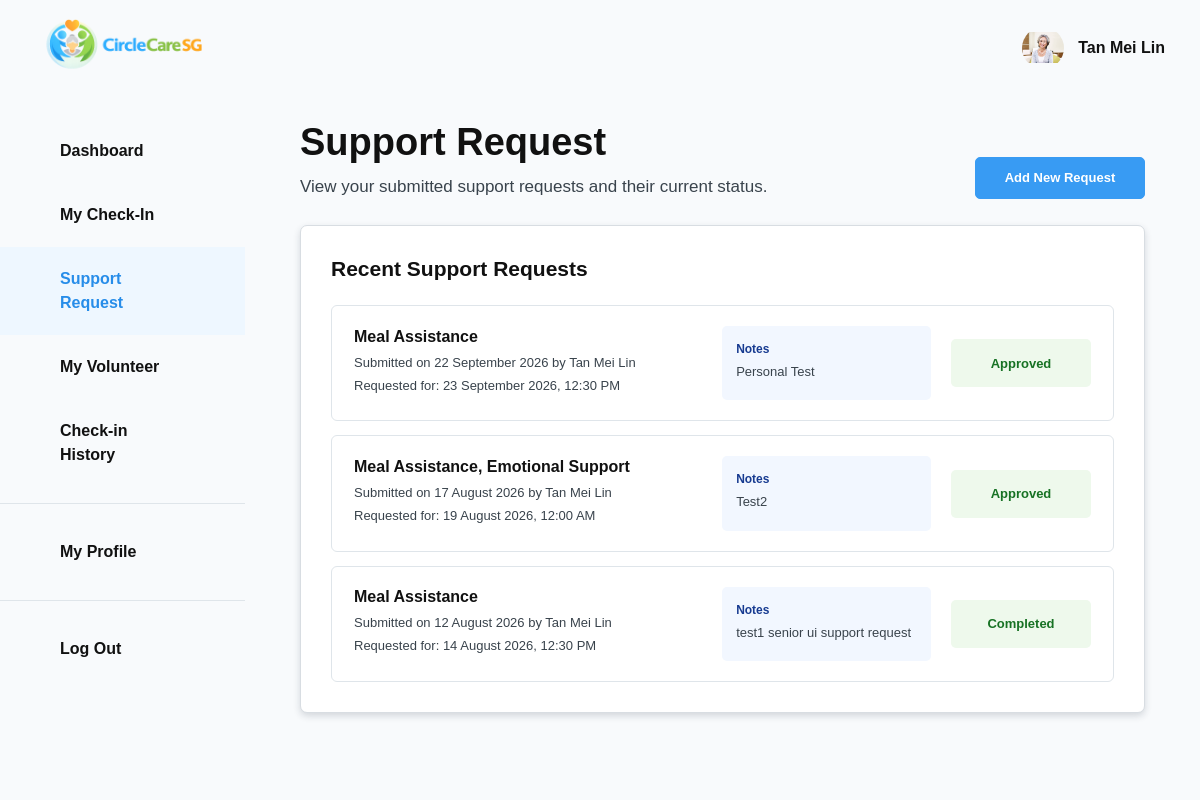
Page /senior/support-requests/ (signed in) on the committed database.
### accounts/models.py (models this page shows, shortened)
class AppUser(models.Model):
    ACCOUNT_TYPE_CHOICES = [
        ("senior", "Senior"),
        ("guardian", "Guardian"),
        ("volunteer", "Volunteer"),
        ("admin", "Admin"),
    ]
    user = models.OneToOneField(
        User,
        on_delete=models.CASCADE,
        related_name="app_profile",
    )
    account_type = models.CharField(
        max_length=20,
        choices=ACCOUNT_TYPE_CHOICES,
    )
    full_name = models.CharField(max_length=150)
    nric_fin = models.CharField(max_length=20, unique=True)
    mobile_number = models.CharField(max_length=20)
    profile_picture = models.ImageField(
        upload_to="profile_pictures/",
        blank=True,
        null=True,
    )
    date_of_birth = models.DateField()
    created_at = models.DateTimeField(auto_now_add=True)

### seniorPortal/models.py (models this page shows, shortened)
class SupportRequest(models.Model):
    STATUS_CHOICES = [
        ("pending", "Pending"),
        ("reviewing", "Under Review"),
        ("approved", "Approved"),
        ("ongoing", "Ongoing"),
        ("completed", "Completed"),
        ("rejected", "Rejected"),
        ("cancelled", "Cancelled"),
    ]
    SUPPORT_TYPE_CHOICES = [
        ("meal", "Meal Assistance"),
        ("transport", "Transport Assistance"),
        ("emotional", "Emotional Support"),
        ("medical", "Medical Appointment Support"),
        ("other", "Other Assistance"),
    ]
    senior = models.ForeignKey(
        SeniorProfile,
        on_delete=models.CASCADE,
        related_name="support_requests",
    )
    support_types = models.JSONField(
        default=list,
    )
    other_support_details = models.CharField(
        max_length=255,
        blank=True,
    )
    requested_date = models.DateField()
    requested_time = models.TimeField()
    additional_notes = models.TextField(
        blank=True,
    )
    status = models.CharField(
        max_length=20,
        choices=STATUS_CHOICES,
        default="pending",
    )
    admin_notes = models.TextField(
        blank=True,
    )
    submitted_at = models.DateTimeField(
        auto_now_add=True,
    )
    updated_at = models.DateTimeField(
        auto_now=True,
    )
    def get_support_type_labels(self):
        labels = dict(self.SUPPORT_TYPE_CHOICES)
        return [
            labels.get(value, value)
            for value in self.support_types
        ]

### seniorPortal/views.py (the view)
@login_required(login_url="login")
def support_request_history(request):
    try:
        app_user = request.user.app_profile
    except AppUser.DoesNotExist:
        messages.error(
            request,
            "Your CircleCareSG profile could not be found.",
        )
        return redirect("home")
    if app_user.account_type != "senior":
        messages.error(
            request,
            "You do not have permission to access this page.",
        )
        return redirect("home")
    try:
        senior_profile = app_user.senior_profile
    except SeniorProfile.DoesNotExist:
        messages.error(
            request,
            "Your senior profile could not be found.",
        )
        return redirect("senior_dashboard")
    support_requests = (
        SupportRequest.objects
        .filter(senior=senior_profile)
        .order_by("-submitted_at")
    )
    return render(
        request,
        "seniorPortal/support_request_history.html",
        {
            "app_user": app_user,
            "senior_profile": senior_profile,
            "support_requests": support_requests,
        },
    )

### seniorPortal/templates/seniorPortal/support_request_history.html (shortened to what this page needs)
{% extends "seniorPortal/senior_base.html" %}
{% load static %}
{% block extra_css %}
<link
    rel="stylesheet"
    href="{% static 'seniorPortal/css/support_request.css' %}?v=20"
>
{% endblock %}
{% block content %}
<section class="support-request-page">
    <div class="support-request-heading">
        <div>
            <h1>Support Request</h1>
            <p>
                View your submitted support requests and their current status.
            </p>
        </div>
        <a
            href="{% url 'support_request_select' %}"
            class="btn add-support-button"
        >
            Add New Request
        </a>
    </div>
    <article class="support-history-card">
        <h2>Recent Support Requests</h2>
        {% if support_requests %}
            <div class="support-request-list">
                {% for support_request in support_requests %}
                    <div class="support-request-record">
                        <div class="support-request-summary">
                            <h3>
                                {% for label in support_request.get_support_type_labels %}
                                    {{ label }}{% if not forloop.last %}, {% endif %}
                                {% endfor %}
                            </h3>
                            <p>
                                Submitted on
                                {{ support_request.submitted_at|date:"j F Y" }}
                                by {{ app_user.full_name }}
                            </p>
                            <p>
                                Requested for:
                                {{ support_request.requested_date|date:"j F Y" }},
                                {{ support_request.requested_time|time:"g:i A" }}
                            </p>
                        </div>
                        <div class="support-request-notes">
                            <strong>Notes</strong>
                            <p>
                                {% if support_request.additional_notes %}
                                    {{ support_request.additional_notes }}
                                {% else %}
                                    -
                                {% endif %}
                            </p>
                        </div>
                        <div
                            class="support-status
                            status-{{ support_request.status }}"
                        >
                            {{ support_request.get_status_display }}
                        </div>
                    </div>
                {% endfor %}
            </div>
        {% endif %}
    </article>
</section>
{% endblock %}

### seniorPortal/templates/seniorPortal/senior_base.html (shortened to what this page needs)
{% load static %}
<!DOCTYPE html>
<html lang="en">
<head>
    <link
        href="https://cdn.jsdelivr.net/npm/bootstrap@5.3.3/dist/css/bootstrap.min.css"
        rel="stylesheet"
    >
    <link
        rel="stylesheet"
        href="{% static 'seniorPortal/css/senior_base.css' %}?v=2"
    >
    {% block extra_css %}
    {% endblock %}
</head>
<body>
    <header class="senior-header">
        <div class="senior-header-logo">
            <a href="{% url 'senior_dashboard' %}">
                <img
                    src="{% static 'logo.png' %}"
                    alt="CircleCareSG logo"
                >
            </a>
        </div>
        <div class="senior-header-profile">
            <div class="senior-profile-avatar">
                {% if app_user.profile_picture %}
                    <img
                        src="{{ app_user.profile_picture.url }}"
                        alt="{{ app_user.full_name }} profile picture"
                        class="senior-header-profile-picture"
                    >
                {% else %}
                    <img
                        src="{% static 'empty_user_icon.png' %}"
                        alt="Default user profile"
                        class="senior-header-profile-placeholder"
                    >
                {% endif %}
            </div>
            <span class="senior-profile-name">
                {{ app_user.full_name }}
            </span>
        </div>
    </header>
    <div class="senior-portal-layout">
        <aside class="senior-sidebar">
            <nav class="senior-navigation">
                <a
                    href="{% url 'senior_dashboard' %}"
                    class="senior-nav-link
                    "
                >
                    Dashboard
                </a>
                <a
                    href="{% url 'senior_wellbeing' %}"
                    class="senior-nav-link
                    "
                >
                    My Check-In
                </a>
                <a
                    href="{% url 'support_request_history' %}"
                    class="senior-nav-link
                    {% if request.resolver_match.url_name == 'support_request_history' or request.resolver_match.url_name == 'support_request_select' or request.resolver_match.url_name == 'support_request_details' %}
                        active
                    {% endif %}"
                >
                    Support Request
                </a>
                <a
                    href="{% url 'senior_volunteer' %}"
                    class="senior-nav-link
                    "
                >
                    My Volunteer
                </a>
                <a
                    href="{% url 'check_in_history' %}"
                    class="senior-nav-link
                    "
                >
                    Check-in History
                </a>
                <div class="senior-nav-divider"></div>
                <a
                    href="{% url 'senior_profile' %}"
                    class="senior-nav-link
                    "
                >
                    My Profile
                </a>
                <div class="senior-nav-divider"></div>
                <a
                    href="{% url 'logout' %}"
                    class="senior-nav-link senior-logout-link"
                >
                    Log Out
                </a>
            </nav>
        </aside>
        <main class="senior-main-content">
            {% block content %}
            {% endblock %}
        </main>
    </div>
</body>
</html>

### seniorPortal/static/seniorPortal/css/senior_base.css (style rules this page uses)
* { box-sizing: border-box; }
html { scroll-behavior: smooth; }
body { margin: 0; color: #111111; background-color: #f8fafc; font-family: Arial, Helvetica, sans-serif; }
.senior-header { position: fixed; top: 0; right: 0; left: 0; z-index: 1000; display: flex; align-items: center; justify-content: space-between; height: 95px; padding: 0 35px; background-color: #f8fafc; border-bottom: none; }
.senior-header-logo img { display: block; width: 180px; max-width: 180px; height: auto; object-fit: contain; }
.senior-header-profile { display: flex; align-items: center; gap: 14px; }
.senior-profile-avatar { width: 42px; height: 42px; border-radius: 50%; overflow: hidden; flex-shrink: 0; }
.senior-profile-avatar img { width: 100%; height: 100%; object-fit: contain; }
.senior-profile-name { font-size: 16px; font-weight: 700; }
.senior-portal-layout { display: grid; grid-template-columns: 245px minmax(0, 1fr); min-height: 100vh; padding-top: 95px; }
.senior-sidebar { position: fixed; top: 95px; bottom: 0; left: 0; width: 245px; background-color: #f8fafc; border-right: none; }
.senior-navigation { display: flex; flex-direction: column; padding: 24px 0; }
.senior-nav-link { display: block; padding: 20px 60px; color: #111111; font-size: 16px; font-weight: 700; text-decoration: none; transition: color 0.2s ease, background-color 0.2s ease; }
.senior-nav-link:hover, .senior-nav-link:focus, .senior-nav-link.active { color: #278de9; background-color: #eef7ff; }
.senior-nav-divider { height: 1px; margin: 16px 0; background-color: #dfe5ea; }
.senior-main-content { grid-column: 2; min-width: 0; padding: 25px 55px 80px; }

### seniorPortal/static/seniorPortal/css/support_request.css (style rules this page uses)
.support-request-page { width: 100%; }
.support-request-heading { display: flex; align-items: flex-end; justify-content: space-between; gap: 30px; margin-bottom: 26px; }
.support-request-heading h1 { margin: 0 0 8px; color: #111111; font-size: 38px; font-weight: 700; }
.support-request-heading p { margin: 0; color: #39434c; font-size: 17px; }
.add-support-button { display: inline-flex; align-items: center; justify-content: center; min-width: 170px; height: 42px; padding: 0 18px; box-sizing: border-box; color: #ffffff; background-color: #389bf3; border: 1px solid #389bf3; border-radius: 5px; font-size: 13px; font-weight: 600; text-align: center; text-decoration: none; }
.support-history-card { min-height: 430px; padding: 30px; background-color: #ffffff; border: 1px solid #d8dde2; border-radius: 7px; box-shadow: 0 3px 7px rgba(24, 39, 56, 0.16); }
.support-history-card h2 { margin: 0 0 24px; color: #111111; font-size: 21px; font-weight: 700; }
.support-request-list { display: grid; gap: 14px; }
.support-request-record { display: grid; grid-template-columns: minmax(0, 1.5fr) minmax(190px, 0.9fr) 140px; align-items: center; gap: 20px; padding: 20px 22px; border: 1px solid #dfe5ea; border-radius: 6px; }
.support-request-summary h3 { margin: 0 0 8px; color: #111111; font-size: 16px; font-weight: 700; }
.support-request-summary p, .support-request-notes p { margin: 0 0 5px; color: #39434c; font-size: 13px; line-height: 1.4; }
.support-request-notes { padding: 14px; background-color: #f2f7ff; border-radius: 5px; }
.support-request-notes strong { display: block; margin-bottom: 5px; color: #173b91; font-size: 12px; }
.support-status { display: inline-flex; align-items: center; justify-content: center; min-width: 125px; min-height: 48px; padding: 11px 15px; border-radius: 5px; text-align: center; font-size: 13px; font-weight: 700; }
.status-approved { color: #177224; background-color: #eef9ec; }
.status-completed { color: #177224; background-color: #eef9ec; }

### rows in the picture
AppUser: profile_picture (picture), full_name "Tan Mei Lin"
SupportRequest: get_support_type_labels "Meal Assistance", submitted_at "22 September 2026", requested_date "23 September 2026", requested_time "12:30 PM", additional_notes "Personal Test", status "Approved"
SupportRequest: get_support_type_labels "Meal Assistance" "Emotional Support", submitted_at "17 August 2026", requested_date "19 August 2026", requested_time "12:00 AM", additional_notes "Test2", status "Approved"
SupportRequest: get_support_type_labels "Meal Assistance", submitted_at "12 August 2026", requested_date "14 August 2026", requested_time "12:30 PM", additional_notes "test1 senior ui support request", status "Completed"
